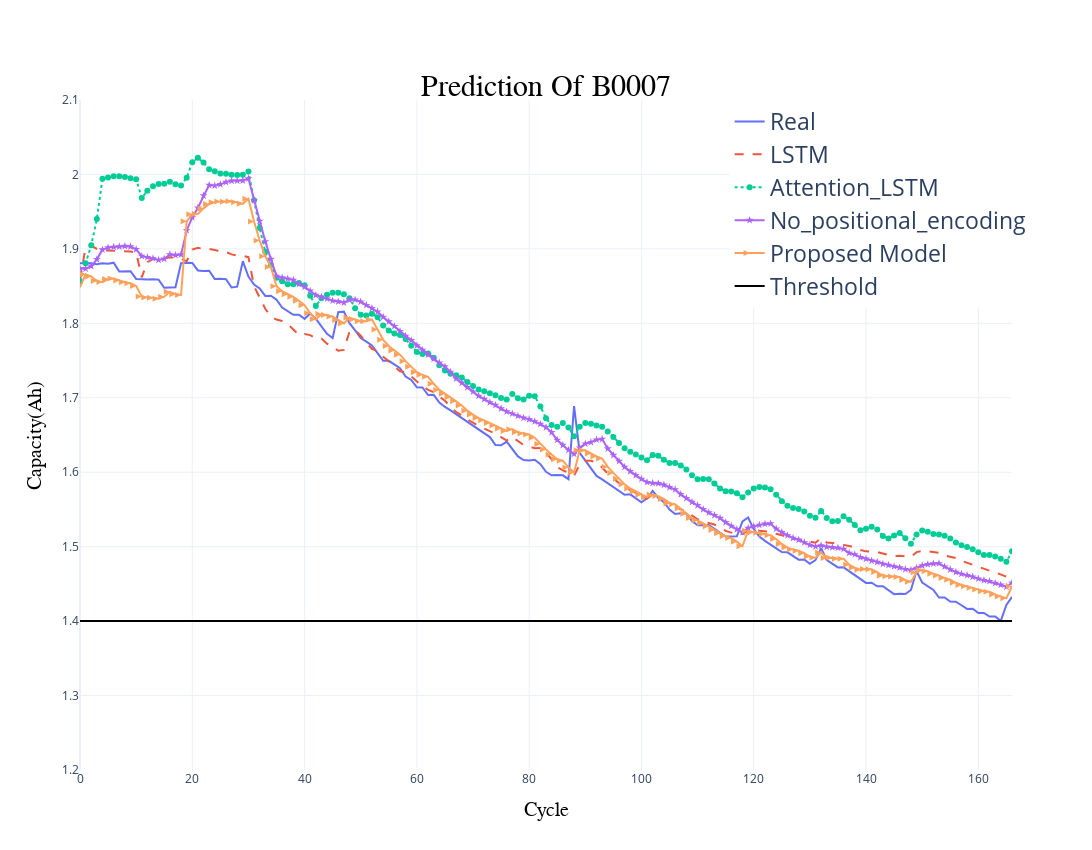

Notebook code for this chart:
### Code cell
import plotly.express as px
import plotly.graph_objects as go

fig = go.Figure()
fig.update_layout(template='plotly_white')

fig.add_trace(go.Scatter(x=list(range(len(real.index))), y=real["capacity"], mode='lines',name='Real'))
fig.add_trace(go.Scatter(x=list(range(len(real.index))), y=MC_LSTM.iloc[:,0], mode='lines',name='LSTM', line_dash='dash'))
fig.add_trace(go.Scatter(x=list(range(len(real.index))), y=MC_AttentionLSTM.iloc[:,0], mode='lines+markers',name='Attention_LSTM', line_dash='dot'))
fig.add_trace(go.Scatter(x=list(range(len(real.index))), y=MC_2MAttn.iloc[:,0], mode='lines+markers',name='No_positional_encoding', marker_symbol='star'))
fig.add_trace(go.Scatter(x=list(range(len(real.index))), y=MC_PE_2MAttn.iloc[:,0], mode='lines+markers',name='Proposed Model', marker_symbol='arrow-right'))
fig.add_trace(go.Scatter(x=list(range(len(real.index))), y=[1.4 for i in range(len(real.index))], mode='lines',name='Threshold', line_color='black'))

fig.update_layout(width=1300,height=850)
fig.update_xaxes(range=[0, 166])
fig.update_yaxes(range=[1.2, 2.1])

fig.update_xaxes(title_text='Cycle')
fig.update_yaxes(title_text='Capacity(Ah)')
fig.update_xaxes(title_font_size =20,
                title_font_color='black',
                title_font_family='Courier')
fig.update_yaxes(title_font_size =20,
                title_font_color='black',
                title_font_family='Courier')

fig.update_layout(title_text="Prediction Of B0007")
fig.update_layout(
                title_x = 0.5,
                title_y = 0.9,
                title_xanchor = "center",
                title_yanchor = "middle",
                title_font_size =30,
                title_font_color='black',
                title_font_family='Courier')
fig.update_layout(
    legend_yanchor="top",
    legend_xanchor="right",
    legend_font_size=23
)
fig.show()

### Figure 1 — Plotly figure (JSON) as saved in the notebook; plotly's stock layout.template omitted (floating-point values rounded to 4 significant figures; data arrays with more than 128 entries replaced by an {"elided": "..."} marker saying what was removed)
{"data": [{"mode": "lines", "name": "Real", "type": "scatter", "x": {"elided": "167 int values"}, "y": {"elided": "167 float values"}}, {"line": {"dash": "dash"}, "mode": "lines", "name": "LSTM", "type": "scatter", "x": {"elided": "167 int values"}, "y": {"elided": "167 float values"}}, {"line": {"dash": "dot"}, "mode": "lines+markers", "name": "Attention_LSTM", "type": "scatter", "x": {"elided": "167 int values"}, "y": {"elided": "167 float values"}}, {"marker": {"symbol": "star"}, "mode": "lines+markers", "name": "No_positional_encoding", "type": "scatter", "x": {"elided": "167 int values"}, "y": {"elided": "167 float values"}}, {"marker": {"symbol": "arrow-right"}, "mode": "lines+markers", "name": "Proposed Model", "type": "scatter", "x": {"elided": "167 int values"}, "y": {"elided": "167 float values"}}, {"line": {"color": "black"}, "mode": "lines", "name": "Threshold", "type": "scatter", "x": {"elided": "167 int values"}, "y": {"elided": "167 float values"}}], "layout": {"height": 850, "legend": {"font": {"size": 23}, "xanchor": "right", "yanchor": "top"}, "title": {"font": {"color": "black", "family": "Courier", "size": 30}, "text": "Prediction Of B0007", "x": 0.5, "xanchor": "center", "y": 0.9, "yanchor": "middle"}, "width": 1300, "xaxis": {"range": [0, 166], "title": {"font": {"color": "black", "family": "Courier", "size": 20}, "text": "Cycle"}}, "yaxis": {"range": [1.2, 2.1], "title": {"font": {"color": "black", "family": "Courier", "size": 20}, "text": "Capacity(Ah)"}}}}
